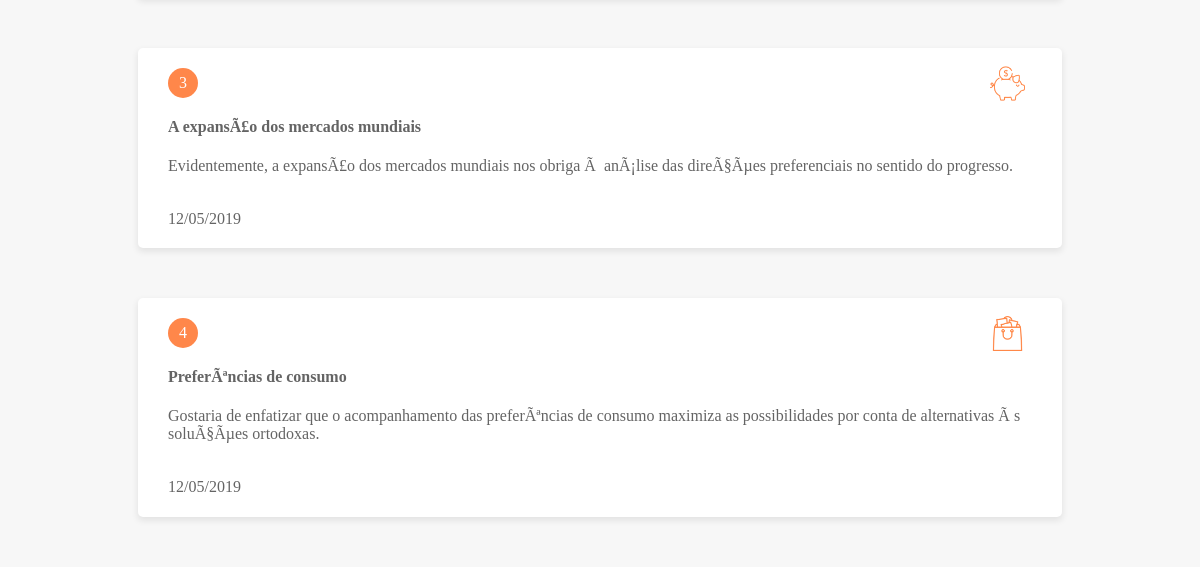
Before: / (lower part) with the older database file.
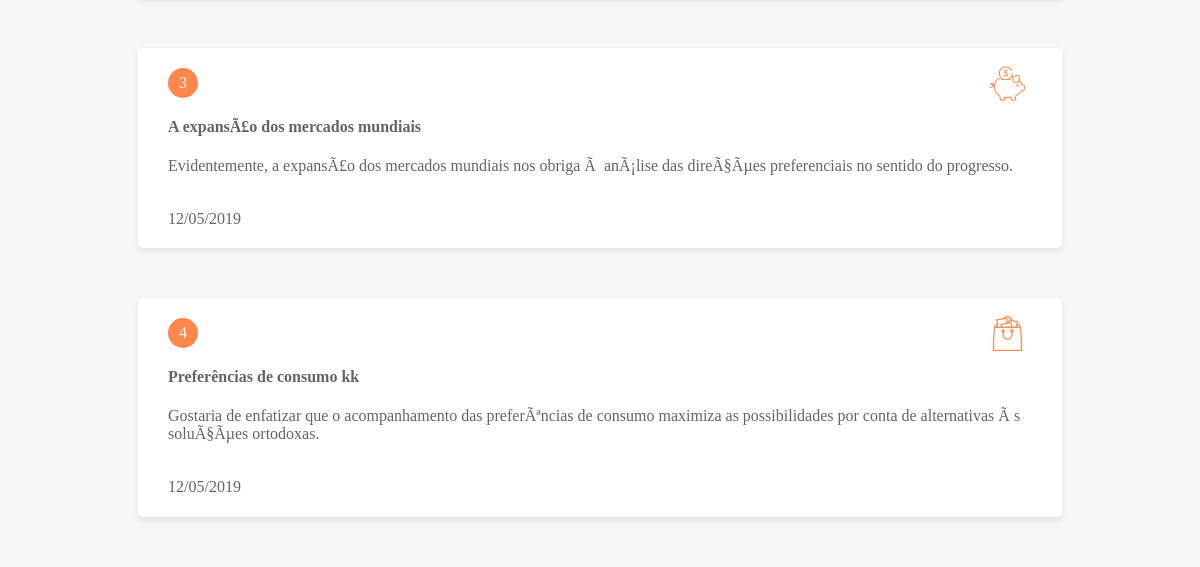
After: the same page with the newer database file.
### tables this page shows
CREATE TABLE `posts` (
  `cdpost` int(11) NOT NULL,
  `titulo` varchar(255) NOT NULL,
  `resumo` text NOT NULL,
  `texto` text NOT NULL,
  `imagem` varchar(100) NOT NULL,
  `posicao` varchar(5) NOT NULL DEFAULT 'right',
  `data` date NOT NULL
);

### consulta.php (the view, shortened to what this page needs)
<?php
include("conecta.php");
$sqlAux = "";
$ordenacao = "ASC";
$sql = "select cdpost,titulo,resumo,texto,imagem, data from posts $sqlAux order by data $ordenacao";
try {
	$consulta = $link->prepare($sql);
	$consulta->execute();
	while ($registro = $consulta->fetch(PDO::FETCH_ASSOC)) {
		$cdpost = $registro['cdpost'];
		$data = strftime('%d/%m/%Y', strtotime($registro['data']));
		$titulo = utf8_decode($registro['titulo']);
		$resumo = utf8_decode($registro['resumo']);
		$texto = utf8_decode($registro['texto']);
		$imagem = utf8_decode($registro['imagem']);
		echo("<div class='post'>
			<div class='header-post'>
				<div class='cd-post'>$cdpost</div>
				<div class='imagem'><img src='IMG/POST/$imagem' /></div>
			</div>
			<div class='titulo-post'>$titulo</div>
			<div clas='resumo'>$resumo</div>
			<div class='texto'>$texto</div>
			$data
		</div>");
	}
}
catch(PDOException $ex){
	echo($ex->getMessage());
}
?>

### index.php (shortened to what this page needs)
<!DOCTYPE html>
<html>
<head>
    <link rel="stylesheet" href="CSS/GERAL/GERAL.css" ">
    <link rel="stylesheet " href="CSS/NORMALIZE/NORMALIZE.css ">
    <link rel="stylesheet " href="CSS/HEADER/header.css ">
    <link rel="stylesheet " href="CSS/HEADER/nav.css ">
    <link rel="stylesheet " href="CSS/SERVICES/services.css ">
    <link rel="stylesheet " href="CSS/SERVICES/cards.css ">
    <link rel="stylesheet " href="CSS/TRABALHOS/trabalhos.css ">
    <link rel="stylesheet" href="CSS/CONTENT/content.css">
</head>
<body>
    <div class="content">
        <div class="container">
            <?php
                include("conecta.php");
                include("consulta.php");
            ?>
        </div>
    </div>
</body>
</html>

### CSS/GERAL/GERAL.css (style rules this page uses)
:root { --center: center; --flex: flex; --wrap: wrap; --flex-start: flex-start; --space-around: space-around; --laranja: #FF874A; --azul: #004063; --cinza: #3f3f3f; --cinza2: #f7f7f7; --cinza3: rgb(190, 190, 190); --cinza4: rgb(156, 156, 156); }

### CSS/CONTENT/content.css (style rules this page uses)
.content { margin-top: -550px; width: 100%; display: var(--flex); justify-content: var(--space-around); align-items: var(--center); flex-wrap: var(--wrap); background-color: #f7f7f7; }
.content .container { width: 80%; height: 100%; display: var(--flex); justify-content: var(--space-around); align-items: var(--center); flex-wrap: var(--wrap); }
.content .container .post { background-color: #fff; width: 90%; padding: 20px 30px; margin-bottom: 50px; border-radius: 5px; box-shadow: 0px 3px 6px 1px rgba(0, 0, 0, 0.08); color: #646464; }
.content .container .post .header-post { width: 100%; height: 30px; display: var(--flex); justify-content: space-between; align-items: var(--center); }
.content .container .post .header-post .cd-post { background-color: var(--laranja); color: #fff; width: 30px; height: 30px; border-radius: 100%; display: var(--flex); justify-content: var(--space-around); align-items: var(--center); }
.content .container .post .header-post .imagem { width: 50px; height: 50px; display: var(--flex); justify-content: var(--center); align-items: var(--center); }
.content .container .post .header-post .imagem img { width: 70%; }
.content .container .post .titulo-post { font-weight: bold; margin-top: 20px; margin-bottom: 20px; }
.content .container .post .texto { margin-bottom: 35px; margin-top: 20px; }

Changed rows visible on the page:
changed posts id 4: titulo "PreferÃªncias de consumo" → "Preferências de consumo kk"
